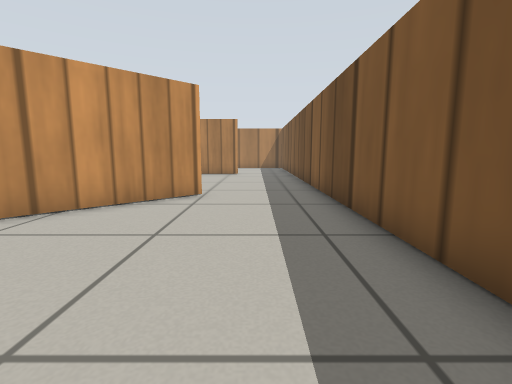
[1] (above)

16 first-person views from a walk through a Gazebo world. The camera is 0.12 m above the floor, tilts 8° down and sees 85° across. The floor is counted in squares, 0.1 m on a side. Each view is taken from the middle of a square. On the plan, view 1 faces up. The plan holds only what a view shows up to about 12 squares ahead; the rest is blank. Gazebo's built-in surfaces are drawn with simple patterns.

[2]
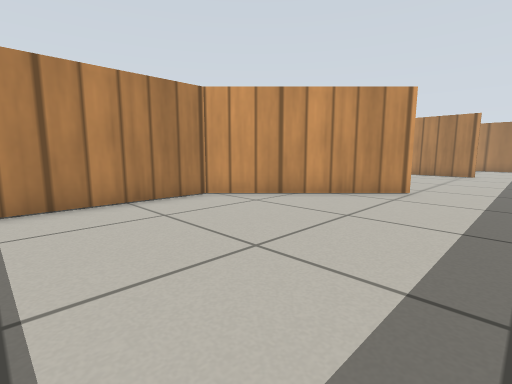

[3]
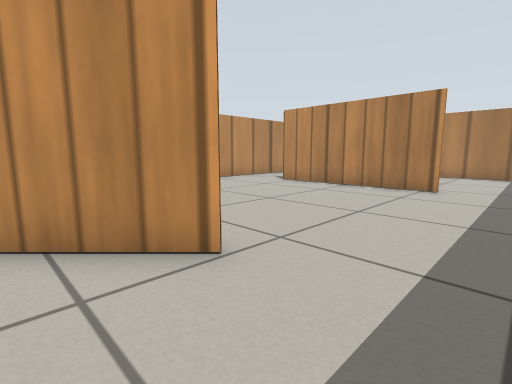

[4]
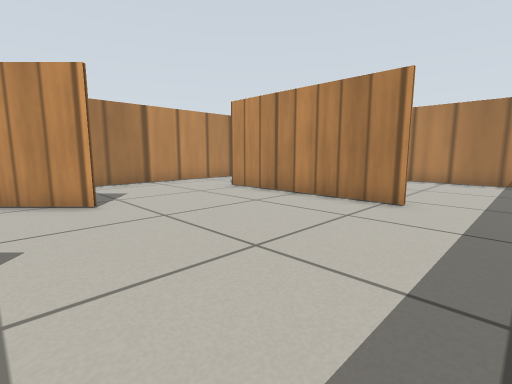

[5]
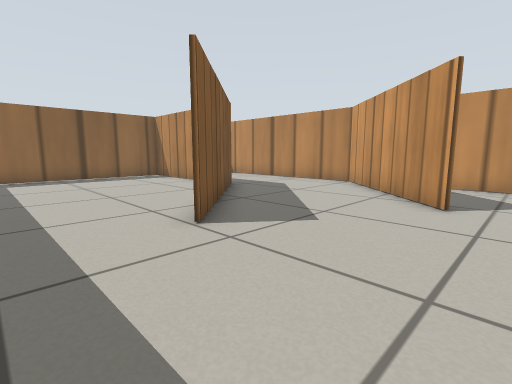

[6]
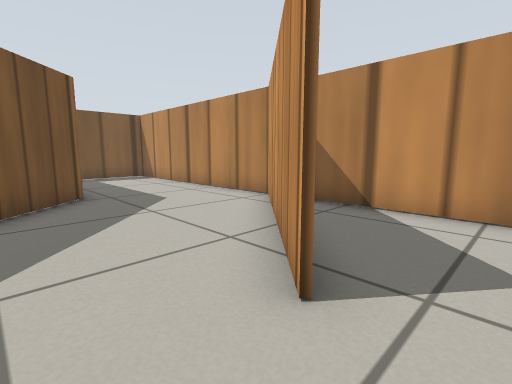

[7]
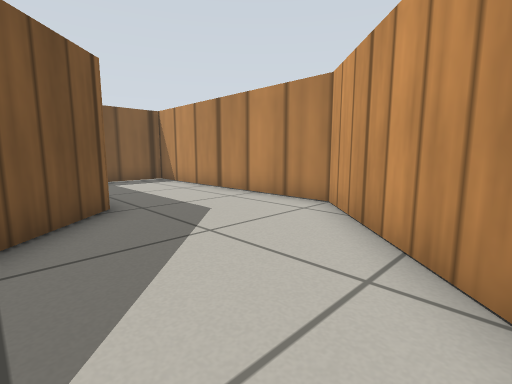

[8]
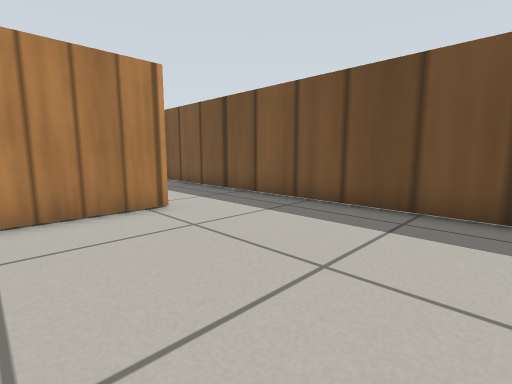

[9]
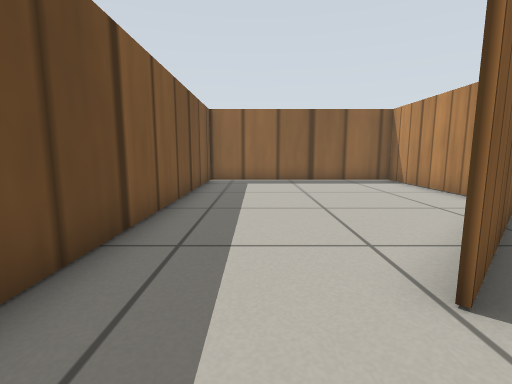

[10]
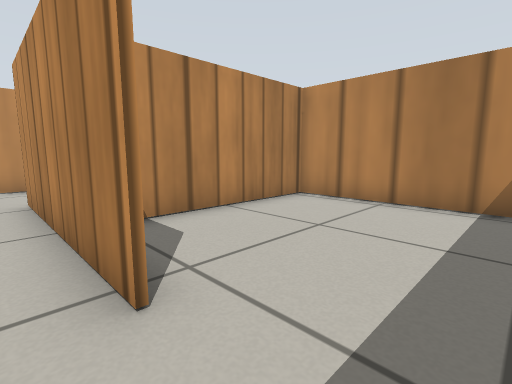

[11]
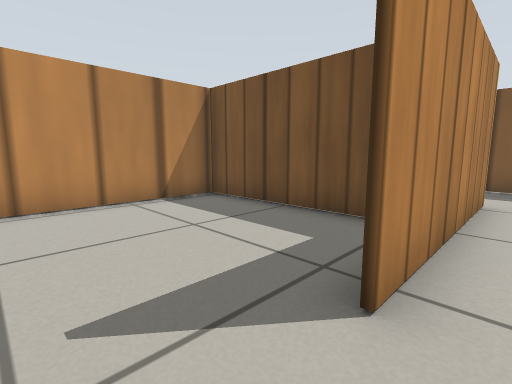

[12]
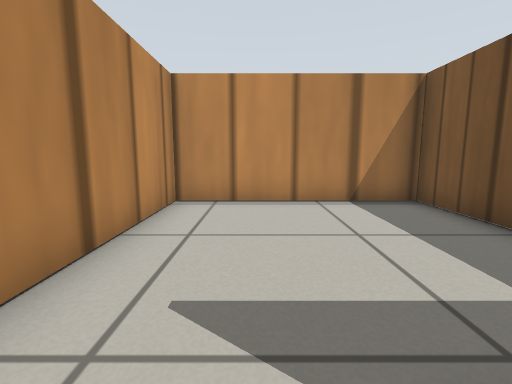

[13]
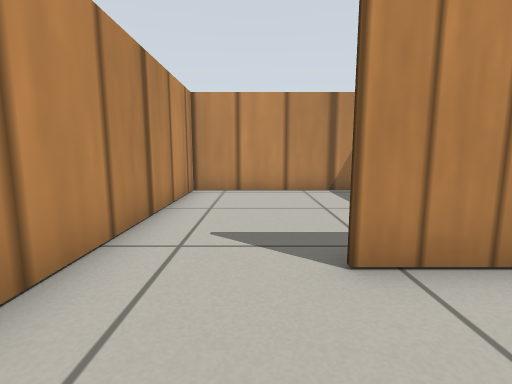

[14]
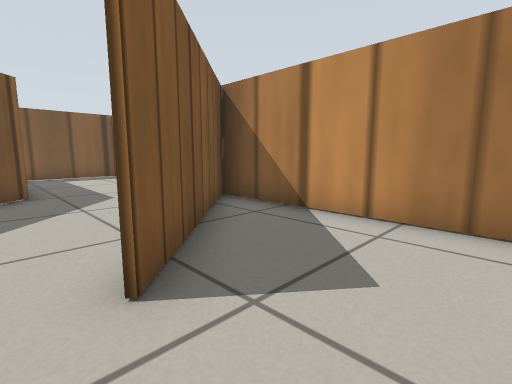

[15]
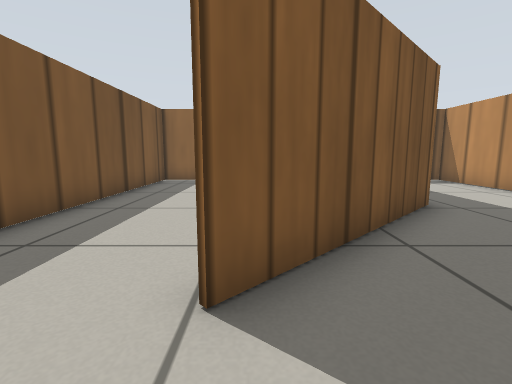

[16]
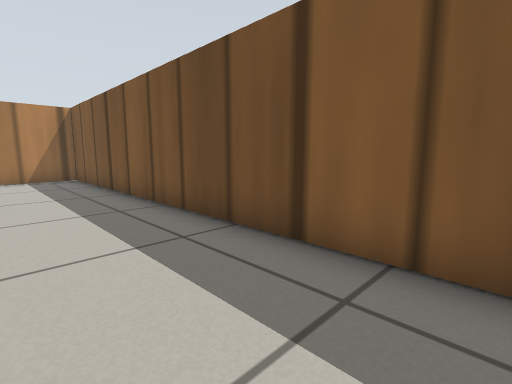

### Floor plan
Ten units are one square. View 1 is at (0, 0); x grows to the right and y downward. Boxes are objects, and circles mark ways between rooms. Rooms are numbered by the first view taken in them; rooms with no view inside come last. Other rooms are left out.
<svg viewBox="-105 -224 130 252">
<path fill="none" stroke="#000" d="M-58 -25 -58 23M-60 22 20 22 20 -55M-15 -80 -58 -37 -58 -25M-57 -108 -74 -91M-10 -157 -54 -157M-49 -48 -16 -81M20 -55 20 -156M-100 -156 -100 -76M-54 -157 -71 -157M-100 -66 -58 -109M-39 -219 -39 -170M20 -156 20 -218 -40 -218M-59 -38 -49 -48M-100 -76 -100 22 -60 22M-74 -91 -100 -65M-40 -171 -40 -219M-40 -218 -100 -218 -100 -156"/>
<circle cx="-20" cy="-49" r="3" fill="#2a7"/>
<circle cx="-65" cy="-130" r="3" fill="#2a7"/>
<circle cx="0" cy="-160" r="3" fill="#2a7"/>
<circle cx="-60" cy="-70" r="3" fill="#2a7"/>
<circle cx="-85" cy="-160" r="3" fill="#2a7"/>
<text x="-20" y="-20">1</text>
<text x="-20" y="-100">2</text>
<text x="-80" y="-130">3</text>
<text x="-10" y="-190">4</text>
<text x="-80" y="-30">5</text>
<text x="-70" y="-190">6</text>
</svg>
Room 1 opens to room 2. Room 2 opens to room 3. Room 2 opens to room 4. Room 2 opens to room 5. Room 3 opens to room 6.

Where each view was taken, in squares from view 1:
view 1: 0 up, 0 right, facing up
view 2: 1 down, 1 right, facing up-left
view 3: 6 up, 1 right, facing up-left
view 4: 9 up, 1 right, facing up-left
view 5: 12 up, 1 right, facing down-left
view 6: 12 up, 4 left, facing down-left
view 7: 10 up, 4 left, facing down-left
view 8: 10 up, 4 left, facing up-right
view 9: 10 up, 0 right, facing down
view 10: 15 up, 1 right, facing up-left
view 11: 15 up, 9 left, facing up-right
view 12: 15 up, 8 left, facing up
view 13: 13 up, 8 left, facing up
view 14: 13 up, 5 left, facing down-left
view 15: 10 up, 2 left, facing down
view 16: 8 up, 1 left, facing up-right
